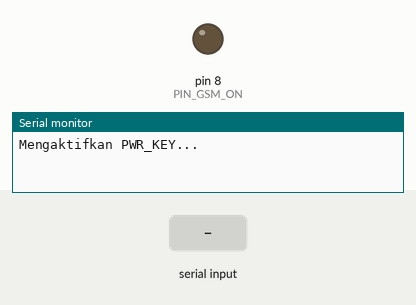
A sketch run on a simulated Arduino Uno, built for the host (arithmetic inside an expression is 32-bit, double 64-bit). Shown: output pins drawn as LEDs (lit = HIGH), the last lines printed to the serial monitor. The inputs (shaded band) are chosen by the test bench. Random numbers use the default seed unless the sketch sets one.

Above: at 1.6 s.
At 9.7 s:
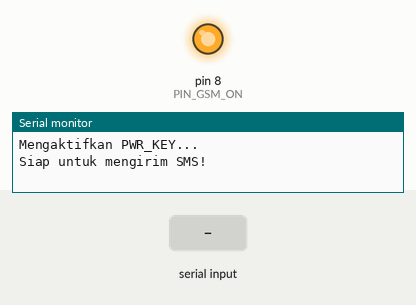
9.8 s: "kirim" received over Serial
Timing chart, 0 to 12.8 s (numbered marks = the images above; inputs shaded):
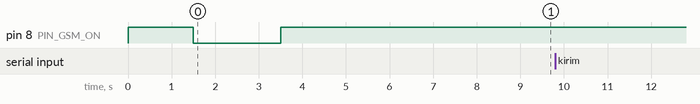

The sketch:

turnOnGSM.ino
```cpp
//--------------------------------------
// Contoh untuk menguji pengiriman SMS
//   dengan pemodifikasian berupa
//   pengaktifan PWR_KEY secara otomatis
//--------------------------------------

#include <GSM.h>

#define NOMOR_PIN ""

char NOMOR_TELEPON[] = "085743899660";
char pesan[40];

// Objek untuk mengakses GSM dan SMS
GSM aksesGSM;
GSM_SMS sms;

void setup() {
  Serial.begin(9600);

  turnOnGSM();

  boolean terhubung = false;

  // Inisialisasi terhadap GSM dan kartu SIM
  while (! terhubung) {
    if (aksesGSM.begin(NOMOR_PIN) == GSM_READY) {
      terhubung = true;
    }
    else {
      Serial.println("Belum terhubung...");
      delay(1000);
    }
  }

  Serial.println("Siap untuk mengirim SMS!");
}

void loop() {
  if (Serial.available()) {
    String teks = Serial.readString();
    if (teks.equalsIgnoreCase("kirim")) {
      sprintf(pesan, "Mencoba mengirim bilangan acak: %d",
              random(1000));

      Serial.println("Kirim SMS...");

      sms.beginSMS(NOMOR_TELEPON);
      sms.print(pesan);
      sms.endSMS();

      Serial.println("Selesai mengirim...\n");
    }
  }
}

void turnOnGSM() {
  const int PIN_GSM_ON = 8;

  Serial.println("Mengaktifkan PWR_KEY...");

  pinMode(PIN_GSM_ON, OUTPUT);

  // Aktifkan modul GSM
  digitalWrite(PIN_GSM_ON, HIGH);
  delay(1500);
  digitalWrite(PIN_GSM_ON, LOW);
  delay(2000);
  digitalWrite(PIN_GSM_ON, HIGH);
  delay(3000);
}
```
